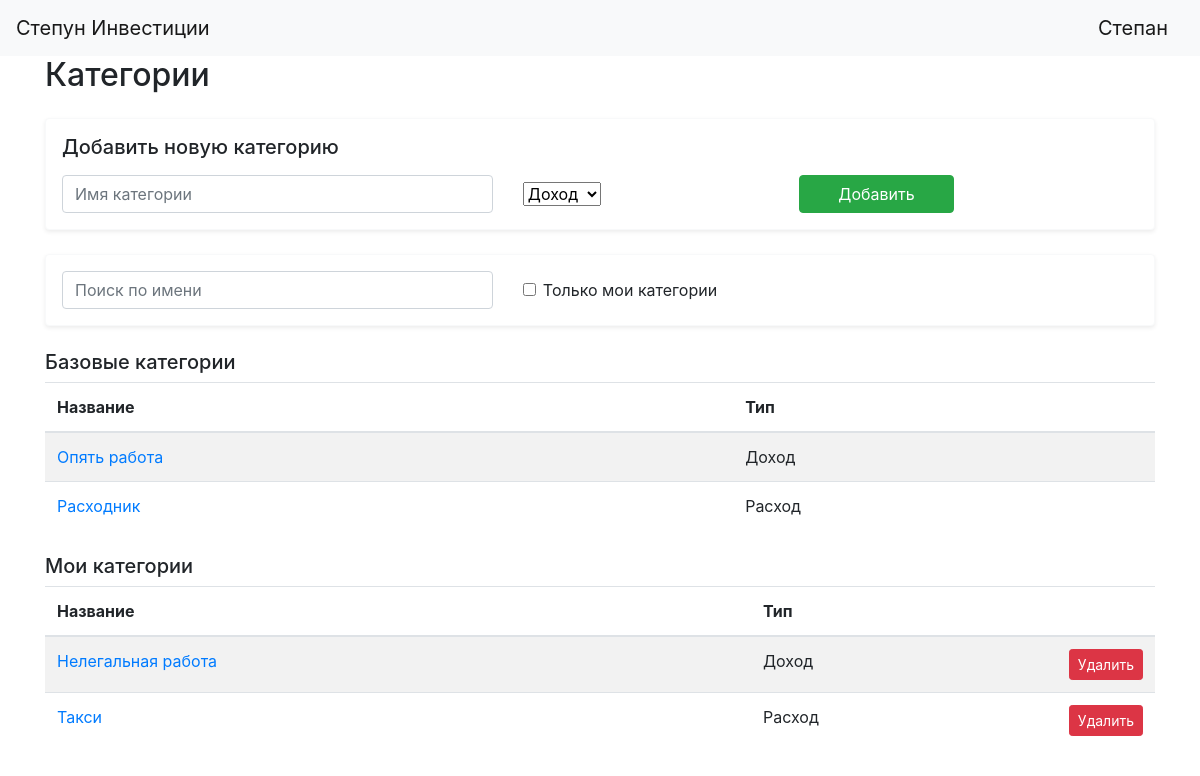
Page /categories (signed in) on the committed database.
### data/users.py (models this page shows, shortened)
class User(SqlAlchemyBase, UserMixin):
    __tablename__ = 'users'
    id = sqlalchemy.Column(sqlalchemy.Integer, primary_key=True, autoincrement=True)
    username = sqlalchemy.Column(sqlalchemy.String, nullable=True, unique=True)
    password_hash = sqlalchemy.Column(sqlalchemy.String, nullable=True)
    email = sqlalchemy.Column(sqlalchemy.String, index=True, unique=True, nullable=True)
    created_date = sqlalchemy.Column(sqlalchemy.DateTime, default=datetime.datetime.now)
    operations = orm.relationship("Operation", back_populates='user')
    categories = orm.relationship("Category", back_populates='user')

### data/category.py (models this page shows)
class Category(SqlAlchemyBase):
    __tablename__ = 'category'
    id = sqlalchemy.Column(sqlalchemy.Integer, primary_key=True, autoincrement=True)
    name = sqlalchemy.Column(sqlalchemy.String, nullable=True)
    type = sqlalchemy.Column(sqlalchemy.String, nullable=False)
    user_id = sqlalchemy.Column(sqlalchemy.Integer, sqlalchemy.ForeignKey("users.id"), nullable=True)
    user = orm.relationship('User')

### main.py (the view, shortened to what this page needs)
@app.route('/categories', methods=['GET', 'POST'])
@login_required
def categories():
    form = CategoryForm()
    db_sess = db_session.create_session()
    page = request.args.get('page', 1, type=int)
    search_query = request.args.get('search', '')
    show_my = request.args.get('show_my', '0') == '1'
    query = db_sess.query(Category)
    if search_query:
        query = query.filter(Category.name.ilike(f"%{search_query}%"))
    if show_my:
        query = query.filter(Category.user_id == current_user.id)
        categories_list = query.order_by(Category.name).all()
        base_categories = []
        user_categories = categories_list
    else:
        categories_list = query.order_by(Category.name).all()
        base_categories = [c for c in categories_list if c.user_id is None]
        user_categories = [c for c in categories_list if c.user_id == current_user.id]
    per_page = 10
    total_pages = math.ceil(len(user_categories) / per_page)
    user_categories = user_categories[(page - 1) * per_page: page * per_page]
    return render_template(
        "category_manager.html",
        base_categories=base_categories,
        user_categories=user_categories,
        current_page=page,
        total_pages=total_pages,
        search_query=search_query,
        show_my=show_my,
        form=form,
        title='Категории'
    )

### forms/cat_form.py
class CategoryForm(FlaskForm):
    name = StringField("Название категории", validators=[DataRequired()])
    type = SelectField("Тип", choices=[("income", "Доход"), ("expense", "Расход")], validators=[DataRequired()])
    submit = SubmitField("Добавить")

### data/db_session.py (called while the page is built)
def create_session() -> Session:
    global __factory
    return __factory()

### main.py (called while the page is built)
@login_manager.user_loader
def load_user(user_id):
    db_sess = db_session.create_session()
    return db_sess.query(User).get(user_id)

### templates/category_manager.html (shortened to what this page needs)
{% extends "base.html" %}
{% block content %}
<h2 class="mb-4">Категории</h2>
<div class="card p-3 mb-4 shadow-sm border-light">
    <h5 class="mb-3">Добавить новую категорию</h5>
    <form method="post" class="row g-2 align-items-center">
        <div class="col-md-5">
            {{ form.name(class="form-control", placeholder="Имя категории") }}
        </div>
        <div class="col-md-3">
            {{ form.type(class="form-select") }}
        </div>
        <div class="col-md-2">
            {{ form.submit(class="btn btn-success w-100") }}
        </div>
    </form>
</div>
<div class="card p-3 mb-4 shadow-sm border-light">
    <form method="get" class="row g-2 align-items-center" id="search-form">
        <div class="col-md-5">
            <input type="text" name="search" class="form-control" placeholder="Поиск по имени"
                   value="{{ request.args.get('search', '') }}" id="search-input">
        </div>
        <div class="col-md-3">
            <div class="form-check">
                <input type="checkbox" name="show_my" value="1" class="form-check-input"
                       id="toggle-my-categories" {% if show_my %}checked{% endif %}>
                <label class="form-check-label" for="toggle-my-categories">
                    Только мои категории
                </label>
            </div>
        </div>
    </form>
</div>
{% if user_categories or base_categories %}
    {% if not show_my %}
    <div id="base-categories-block">
        <h5 class="mt-4">Базовые категории</h5>
        <table class="table table-striped mt-2">
            <thead>
                <tr>
                    <th>Название</th>
                    <th>Тип</th>
                </tr>
            </thead>
            <tbody>
                {% for category in base_categories %}
                    <tr>
                        <td>
                            <a href="{{ url_for('operations', selected_category=category.id) }}">
                                {{ category.name }}
                            </a>
                        </td>
                        <td>{{ 'Доход' if category.type == 'income' else 'Расход' }}</td>
                    </tr>
                {% endfor %}
            </tbody>
        </table>
    </div>
    {% endif %}
    {% if user_categories %}
        <h5 class="mt-4">Мои категории</h5>
        <table class="table table-striped mt-2">
            <thead>
                <tr>
                    <th>Название</th>
                    <th>Тип</th>
                    <th style="width: 80px;"></th>
                </tr>
            </thead>
            <tbody>
                {% for category in user_categories %}
                    <tr>
                        <td>
                            <a href="{{ url_for('operations', selected_category=category.id) }}">
                                {{ category.name }}
                            </a>
                        </td>
                        <td>{{ 'Доход' if category.type == 'income' else 'Расход' }}</td>
                        <td>
                            <form method="POST" action="{{ url_for('delete_category', id=category.id) }}"
                                  onsubmit="return confirm('Удалить категорию? Все операции с этой категорией также будут удалены.');">
                                <button type="submit" class="btn btn-danger btn-sm">Удалить</button>
                            </form>
                        </td>
                    </tr>
                {% endfor %}
            </tbody>
        </table>
    {% endif %}
{% else %}
    <p class="mt-4">Категории не найдены.</p>
{% endif %}
{% endblock %}

### templates/base.html (shortened to what this page needs)
<!doctype html>
<html lang="en">
<head>
    <link rel="stylesheet"
          href="https://stackpath.bootstrapcdn.com/bootstrap/4.4.1/css/bootstrap.min.css"
>
    <link rel="stylesheet" href="https://cdn.jsdelivr.net/npm/flatpickr/dist/flatpickr.min.css">
</head>
<body>
<header>
    <nav class="navbar navbar-light bg-light">
        <a class="navbar-brand" href="/">Степун Инвестиции</a>
        {% if current_user.is_authenticated %}
            <a class="navbar-brand" href="/logout">{{ current_user.username }}</a>
        {% else %}
            <p>
                <a class="btn btn-primary " href="/register">Зарегистрироваться</a>
                <a class="btn btn-success" href="/login">Войти</a>
            </p>
        {% endif %}
    </nav>
</header>
<main role="main" class="container">
    {% block content %}{% endblock %}
</main>
</body>
</html>

### rows in the picture
User: username "Степан"
Category: name "Опять работа", type "Доход"
Category: name "Расходник", type "Расход"
Category: name "Нелегальная работа", type "Доход"
Category: name "Такси", type "Расход"
